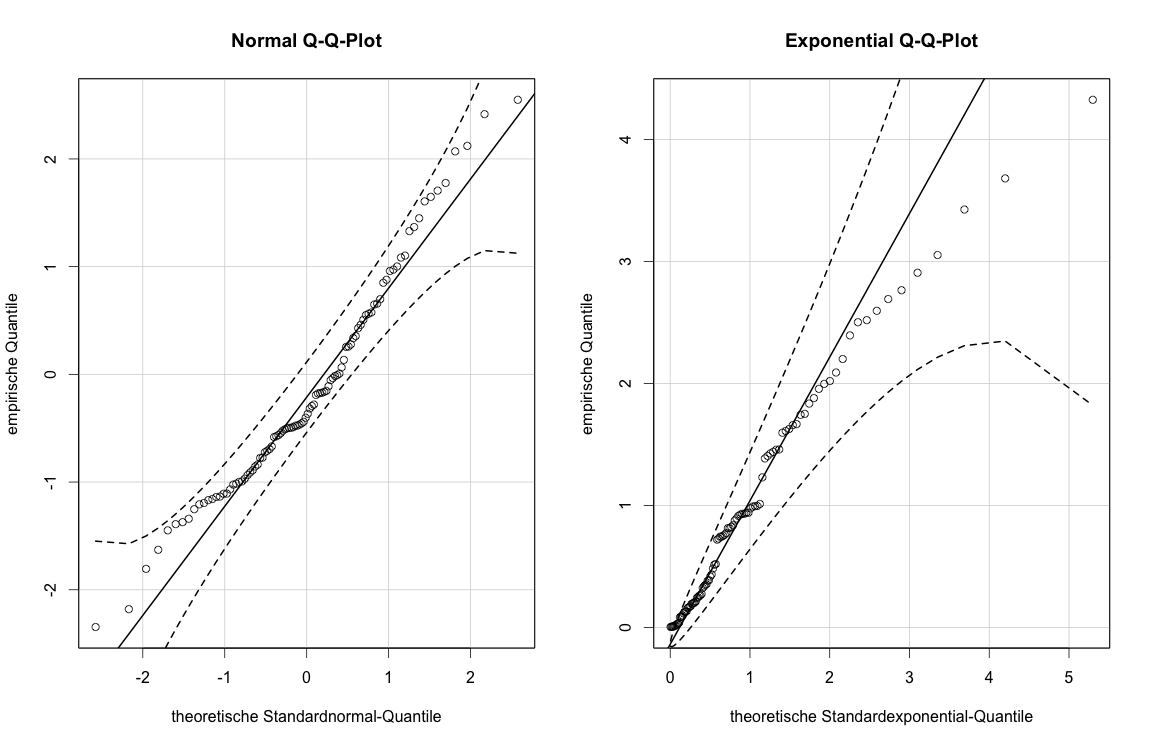

The script that drew this image:
# ------------------------------------------------------------------------------
# Project:     SRM - Stochastische Risikomodellierung und statistische Methoden
# ------------------------------------------------------------------------------
# Quantlet:    SRM_fig2.16
# ------------------------------------------------------------------------------
# Description: Produces the QQ plots for simulated samples ofstandard normal 
#              distribution and exponential distribution with sample size 100. 
#              QQ-plots compare empirical quantiles of a distribution with 
#              theoretical quantiles of the standard normal distribution.
# ------------------------------------------------------------------------------
# Keywords:    qq-plot, simulation, normal, normal distribution, plot, 
#              graphical representation, exponential
# ------------------------------------------------------------------------------
# See also:
# ------------------------------------------------------------------------------
# Author:      Wellisch
# ------------------------------------------------------------------------------

## clear history
rm(list = ls(all = TRUE))
graphics.off()

## install and load packages
libraries = c("car")
lapply(libraries, function(x) if (!(x %in% installed.packages())) {
  install.packages(x)
})
lapply(libraries, library, quietly = TRUE, character.only = TRUE)

## Stichproben erzeugen Fuer Reproduktion mit fester seed
set.seed(1234)
x = rnorm(100)
set.seed(1234)
y = rexp(100)

par(mfrow = c(1, 2))

## col.lines=palette()[1] schwarze Sollgerade und KI
qqPlot(x, dist = "norm", envelope = 0.99, col = palette()[1], col.lines = palette()[1], 
       main = "Normal Q-Q-Plot", xlab = "theoretische Standardnormal-Quantile", 
       ylab = "empirische Quantile")

qqPlot(y, dist = "exp", envelope = 0.99, col = palette()[1], col.lines = palette()[1], 
       main = "Exponential Q-Q-Plot", xlab = "theoretische Standardexponential-Quantile", 
       ylab = "empirische Quantile")
